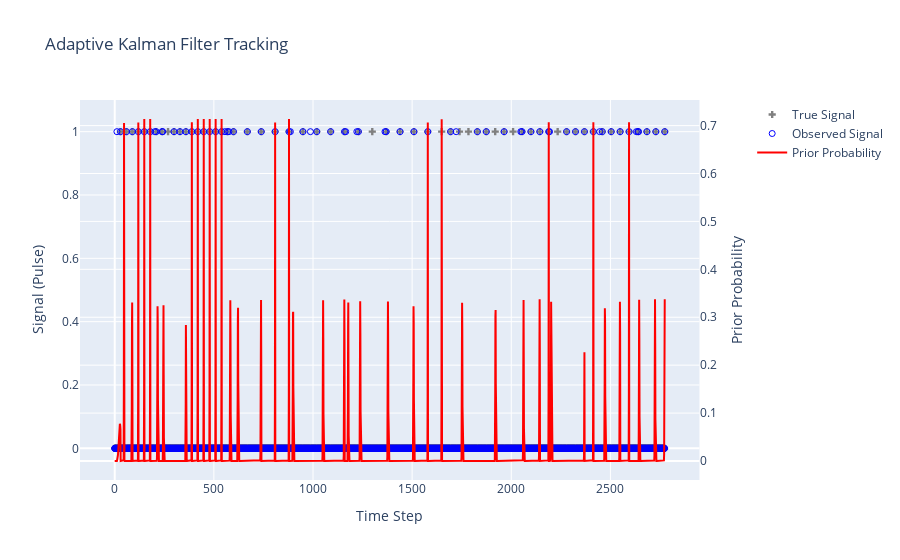

The cell this chart's notebook holds for it:
### Code cell
## Appendix: Code Workspace
# ID: AdaptiveKalmanFilter
import numpy as np
import plotly.graph_objects as go
from plotly.subplots import make_subplots
from scipy.stats import norm, chi2


class AdaptiveKalmanFilter:
	def __init__(
		self,
		initial_state,
		initial_covariance,
		process_noise,
		measurement_noise,
		adaptation_threshold,
		inflation_factor,
	):
		self.state = np.array(initial_state)
		self.covariance = np.array(initial_covariance)
		self.process_noise = np.array(process_noise)
		self.measurement_noise = np.array(measurement_noise)

		# (ref A)
		# Chi-squared threshold for a 1-dimensional measurement (99.9% confidence)
		self.nis_threshold = chi2.ppf(adaptation_threshold, df=1)
		self.inflation_factor = inflation_factor

		self.transition_matrix = np.array([[1, 1], [0, 1]])
		self.measurement_matrix = np.array([[1, 0]])

	def predict(self):
		self.state = self.transition_matrix @ self.state
		self.covariance = (
			self.transition_matrix @ self.covariance @ self.transition_matrix.T
			+ self.process_noise
		)

	def update(self, measurement):
		measurement_prediction = self.measurement_matrix @ self.state
		error = measurement - measurement_prediction
		s = (
			self.measurement_matrix @ self.covariance @ self.measurement_matrix.T
			+ self.measurement_noise
		)

		# (ref B)
		# Calculate Normalized Innovation Squared (NIS)
		nis = error.T @ np.linalg.inv(s) @ error

		# (ref C)
		# If the measurement is too "surprising", adapt the filter
		if nis > self.nis_threshold:
			self.covariance *= self.inflation_factor
			# Recalculate s with the inflated covariance
			s = (
				self.measurement_matrix @ self.covariance @ self.measurement_matrix.T
				+ self.measurement_noise
			)

		kalman_gain = self.covariance @ self.measurement_matrix.T @ np.linalg.inv(s)
		self.state = self.state + kalman_gain @ error
		identity = np.eye(self.state.shape[0])
		self.covariance = (identity - kalman_gain @ self.measurement_matrix) @ self.covariance


# --- Main Execution ---
def generateSyntheticData(regimes, miss_prob=0.0, false_alarm_prob=0.0):
	# Unchanged
	true_signal = []
	for num_events, period in regimes:
		for _ in range(num_events):
			true_signal.extend([0] * (period - 1))
			true_signal.append(1)
	true_signal = np.array(true_signal, dtype=int)
	if miss_prob == 0 and false_alarm_prob == 0:
		return true_signal, true_signal
	observed_signal = true_signal.copy()
	true_ones_indices = np.where(true_signal == 1)[0]
	miss_mask = np.random.rand(len(true_ones_indices)) < miss_prob
	indices_to_flip_to_zero = true_ones_indices[miss_mask]
	observed_signal[indices_to_flip_to_zero] = 0
	true_zeros_indices = np.where(true_signal == 0)[0]
	false_alarm_mask = np.random.rand(len(true_zeros_indices)) < false_alarm_prob
	indices_to_flip_to_one = true_zeros_indices[false_alarm_mask]
	observed_signal[indices_to_flip_to_one] = 1
	return observed_signal, true_signal


if __name__ == "__main__":
	signal_regimes = [(20, 30), (15, 70), (25, 45)]
	miss_probability = 0.15
	false_alarm_probability = 0.005

	observed_signal, true_signal = generateSyntheticData(
		signal_regimes, miss_prob=miss_probability, false_alarm_prob=false_alarm_probability
	)
	time_steps = np.arange(len(observed_signal))

	# --- Adaptive Kalman Filter Initialization ---
	first_pulse_idx = np.where(observed_signal == 1)[0][0]
	initial_period_guess = signal_regimes[0][1]

	measurement_variance = 0.01
	period_drift_std_dev = 0.5
	process_noise_matrix = [[0.1**2, 0], [0, period_drift_std_dev**2]]

	kf = AdaptiveKalmanFilter(
		initial_state=[first_pulse_idx, initial_period_guess],
		initial_covariance=[[10.0, 0], [0, 10.0]],
		process_noise=process_noise_matrix,
		measurement_noise=[[measurement_variance]],
		adaptation_threshold=0.999,	# Trigger adaptation on highly improbable events
		inflation_factor=5.0,	# How much to increase uncertainty when surprised
	)

	priors = []
	# --- Main Processing Loop ---
	kf.predict()
	predicted_time = kf.state[0]
	predicted_time_variance = kf.covariance[0, 0]

	for t, observation in enumerate(observed_signal):
		if predicted_time_variance <= 0:
			predicted_time_variance = 1e-9
		prior_prob = norm.pdf(t, loc=predicted_time, scale=np.sqrt(predicted_time_variance))
		priors.append(prior_prob)

		if observation == 1:
			kf.update(np.array([t]))
			kf.predict()
			predicted_time = kf.state[0]
			predicted_time_variance = kf.covariance[0, 0]

	# --- Visualization ---
	fig = make_subplots(specs=[[{"secondary_y": True}]])
	fig.add_trace(
		go.Scatter(
			x=time_steps,
			y=true_signal,
			mode="markers",
			name="True Signal",
			marker=dict(color="gray", symbol="cross"),
		),
		secondary_y=False,
	)
	fig.add_trace(
		go.Scatter(
			x=time_steps,
			y=observed_signal,
			mode="markers",
			name="Observed Signal",
			marker=dict(color="blue", symbol="circle-open"),
		),
		secondary_y=False,
	)
	fig.add_trace(
		go.Scatter(
			x=time_steps,
			y=priors,
			mode="lines",
			name="Prior Probability",
			line=dict(color="red", width=2),
		),
		secondary_y=True,
	)
	fig.update_layout(
		title_text=f"Adaptive Kalman Filter Tracking", xaxis_title="Time Step"
	)
	fig.update_yaxes(title_text="Signal (Pulse)", secondary_y=False, range=[-0.1, 1.1])
	fig.update_yaxes(title_text="Prior Probability", secondary_y=True)
	fig.show()

### Figure 1 — Plotly figure (JSON) as saved in the notebook; plotly's stock layout.template omitted (floating-point values rounded to 4 significant figures; data arrays with more than 128 entries replaced by an {"elided": "..."} marker saying what was removed)
{"data": [{"marker": {"color": "gray", "symbol": "cross"}, "mode": "markers", "name": "True Signal", "type": "scatter", "x": {"elided": "2775 int values"}, "xaxis": "x", "y": {"elided": "2775 int values"}, "yaxis": "y"}, {"marker": {"color": "blue", "symbol": "circle-open"}, "mode": "markers", "name": "Observed Signal", "type": "scatter", "x": {"elided": "2775 int values"}, "xaxis": "x", "y": {"elided": "2775 int values"}, "yaxis": "y"}, {"line": {"color": "red", "width": 2}, "mode": "lines", "name": "Prior Probability", "type": "scatter", "x": {"elided": "2775 int values"}, "xaxis": "x", "y": {"elided": "2775 float values"}, "yaxis": "y2"}], "layout": {"title": {"text": "Adaptive Kalman Filter Tracking"}, "xaxis": {"anchor": "y", "domain": [0, 0.94], "title": {"text": "Time Step"}}, "yaxis": {"anchor": "x", "domain": [0, 1], "range": [-0.1, 1.1], "title": {"text": "Signal (Pulse)"}}, "yaxis2": {"anchor": "x", "overlaying": "y", "side": "right", "title": {"text": "Prior Probability"}}}}
